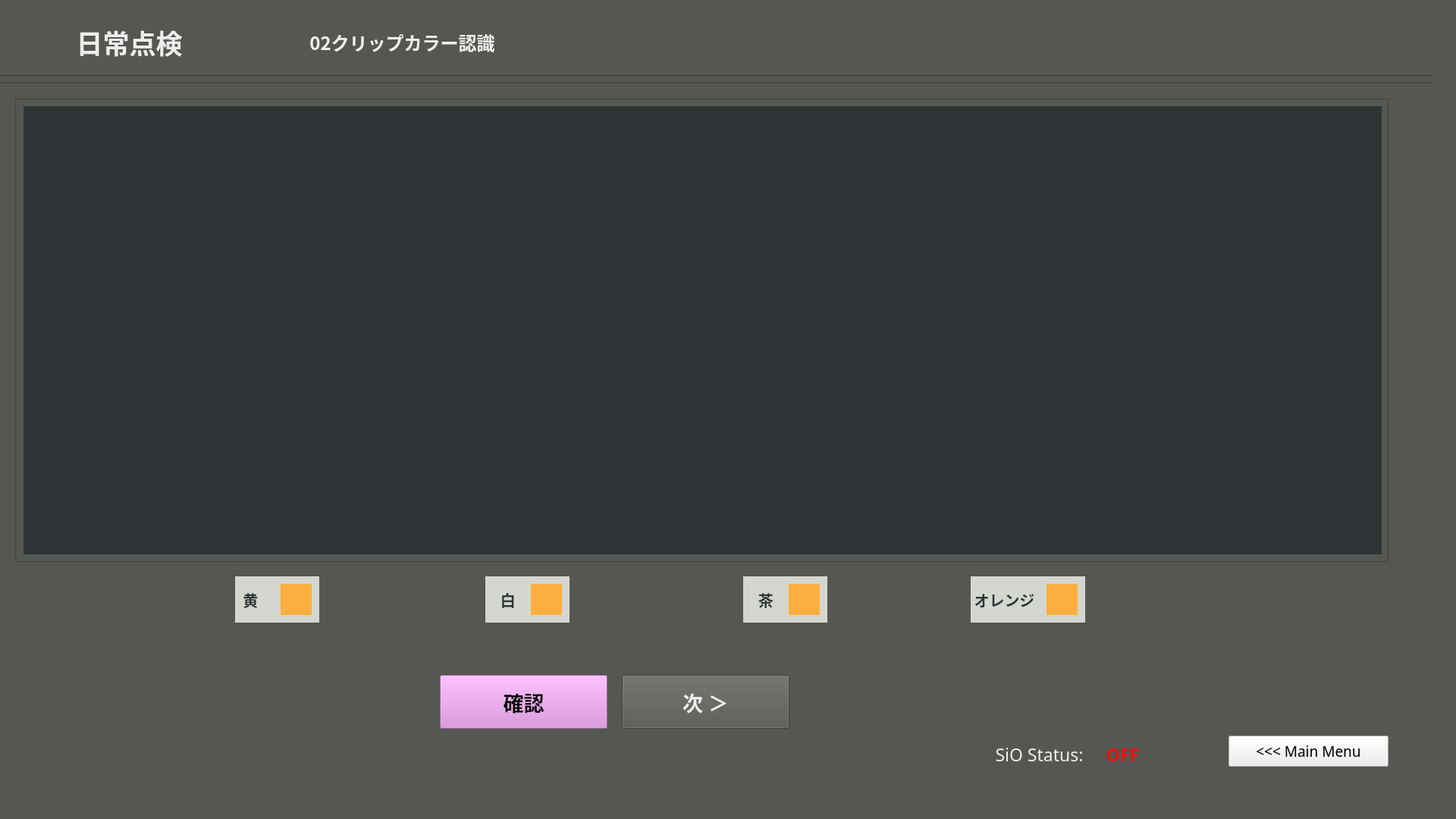
<?xml version="1.0" encoding="UTF-8"?>
<ui version="4.0">
 <class>dailytenken2_clipcolor</class>
 <widget class="QMainWindow" name="dailytenken2_clipcolor">
  <property name="enabled">
   <bool>true</bool>
  </property>
  <property name="geometry">
   <rect>
    <x>0</x>
    <y>0</y>
    <width>1920</width>
    <height>1080</height>
   </rect>
  </property>
  <property name="windowTitle">
   <string>MainWindow</string>
  </property>
  <property name="styleSheet">
   <string notr="true">background-color: rgb(85, 87, 83);</string>
  </property>
  <widget class="QWidget" name="dailytenken2_clipcolor_widget">
   <property name="enabled">
    <bool>true</bool>
   </property>
   <widget class="Line" name="line_1">
    <property name="geometry">
     <rect>
      <x>-10</x>
      <y>90</y>
      <width>1901</width>
      <height>20</height>
     </rect>
    </property>
    <property name="orientation">
     <enum>Qt::Horizontal</enum>
    </property>
   </widget>
   <widget class="Line" name="line_2">
    <property name="geometry">
     <rect>
      <x>-10</x>
      <y>100</y>
      <width>1901</width>
      <height>20</height>
     </rect>
    </property>
    <property name="orientation">
     <enum>Qt::Horizontal</enum>
    </property>
   </widget>
   <widget class="QFrame" name="frame">
    <property name="geometry">
     <rect>
      <x>20</x>
      <y>130</y>
      <width>1811</width>
      <height>611</height>
     </rect>
    </property>
    <property name="frameShape">
     <enum>QFrame::StyledPanel</enum>
    </property>
    <property name="frameShadow">
     <enum>QFrame::Raised</enum>
    </property>
    <widget class="QLabel" name="cameraFrame">
     <property name="geometry">
      <rect>
       <x>11</x>
       <y>10</y>
       <width>1791</width>
       <height>591</height>
      </rect>
     </property>
     <property name="styleSheet">
      <string notr="true">background-color: rgb(46, 52, 54);</string>
     </property>
     <property name="text">
      <string/>
     </property>
     <property name="alignment">
      <set>Qt::AlignCenter</set>
     </property>
    </widget>
    <widget class="QPushButton" name="rekensaButton">
     <property name="geometry">
      <rect>
       <x>260</x>
       <y>500</y>
       <width>91</width>
       <height>71</height>
      </rect>
     </property>
     <property name="font">
      <font>
       <family>Ubuntu Mono</family>
       <pointsize>13</pointsize>
       <weight>75</weight>
       <italic>false</italic>
       <bold>true</bold>
       <stylestrategy>PreferAntialias</stylestrategy>
      </font>
     </property>
     <property name="autoFillBackground">
      <bool>false</bool>
     </property>
     <property name="styleSheet">
      <string notr="true">color: rgb(238, 238, 236);
background-color: rgb(117, 80, 123);</string>
     </property>
     <property name="text">
      <string>検査
やり直し</string>
     </property>
     <property name="checkable">
      <bool>false</bool>
     </property>
    </widget>
    <widget class="QPushButton" name="delwarpbutton">
     <property name="geometry">
      <rect>
       <x>770</x>
       <y>510</y>
       <width>181</width>
       <height>51</height>
      </rect>
     </property>
     <property name="font">
      <font>
       <family>Ubuntu Mono</family>
       <pointsize>11</pointsize>
       <weight>75</weight>
       <italic>false</italic>
       <bold>true</bold>
       <stylestrategy>PreferAntialias</stylestrategy>
      </font>
     </property>
     <property name="autoFillBackground">
      <bool>false</bool>
     </property>
     <property name="styleSheet">
      <string notr="true">background-color: rgb(164, 0, 0);</string>
     </property>
     <property name="text">
      <string>パースワープパラム削除 
Del Warp Parm</string>
     </property>
     <property name="checkable">
      <bool>false</bool>
     </property>
    </widget>
    <widget class="QPushButton" name="savewarpbutton">
     <property name="geometry">
      <rect>
       <x>580</x>
       <y>510</y>
       <width>181</width>
       <height>51</height>
      </rect>
     </property>
     <property name="font">
      <font>
       <family>Ubuntu Mono</family>
       <pointsize>11</pointsize>
       <weight>75</weight>
       <italic>false</italic>
       <bold>true</bold>
       <stylestrategy>PreferAntialias</stylestrategy>
      </font>
     </property>
     <property name="autoFillBackground">
      <bool>false</bool>
     </property>
     <property name="styleSheet">
      <string notr="true">color: rgb(238, 238, 236);</string>
     </property>
     <property name="text">
      <string>パースワープパラム保存 
Save Warp Parm</string>
     </property>
     <property name="checkable">
      <bool>false</bool>
     </property>
    </widget>
    <widget class="QLabel" name="rtwarpcolor">
     <property name="geometry">
      <rect>
       <x>440</x>
       <y>490</y>
       <width>121</width>
       <height>20</height>
      </rect>
     </property>
     <property name="font">
      <font>
       <family>Ubuntu Mono</family>
       <pointsize>15</pointsize>
       <weight>75</weight>
       <bold>true</bold>
      </font>
     </property>
     <property name="styleSheet">
      <string notr="true">background-color: rgb(255, 0, 0);</string>
     </property>
     <property name="text">
      <string/>
     </property>
     <property name="alignment">
      <set>Qt::AlignLeading|Qt::AlignLeft|Qt::AlignVCenter</set>
     </property>
    </widget>
    <widget class="QPushButton" name="rtwarpbutton">
     <property name="geometry">
      <rect>
       <x>440</x>
       <y>510</y>
       <width>121</width>
       <height>51</height>
      </rect>
     </property>
     <property name="font">
      <font>
       <family>Ubuntu Mono</family>
       <pointsize>11</pointsize>
       <weight>75</weight>
       <italic>false</italic>
       <bold>true</bold>
       <stylestrategy>PreferAntialias</stylestrategy>
      </font>
     </property>
     <property name="autoFillBackground">
      <bool>false</bool>
     </property>
     <property name="styleSheet">
      <string notr="true">color: rgb(238, 238, 236);</string>
     </property>
     <property name="text">
      <string>継続ワープ 
RT Pers.Warp</string>
     </property>
     <property name="checkable">
      <bool>false</bool>
     </property>
    </widget>
    <widget class="QPushButton" name="quitbutton">
     <property name="geometry">
      <rect>
       <x>1560</x>
       <y>530</y>
       <width>211</width>
       <height>41</height>
      </rect>
     </property>
     <property name="font">
      <font>
       <family>Ubuntu Mono</family>
       <pointsize>14</pointsize>
      </font>
     </property>
     <property name="styleSheet">
      <string notr="true">background-color: rgb(238, 238, 236);</string>
     </property>
     <property name="text">
      <string>Quit</string>
     </property>
    </widget>
    <zorder>quitbutton</zorder>
    <zorder>rtwarpbutton</zorder>
    <zorder>delwarpbutton</zorder>
    <zorder>rtwarpcolor</zorder>
    <zorder>savewarpbutton</zorder>
    <zorder>rekensaButton</zorder>
    <zorder>cameraFrame</zorder>
   </widget>
   <widget class="QPushButton" name="mainmenubutton">
    <property name="geometry">
     <rect>
      <x>1620</x>
      <y>970</y>
      <width>211</width>
      <height>41</height>
     </rect>
    </property>
    <property name="font">
     <font>
      <family>Ubuntu Mono</family>
      <pointsize>14</pointsize>
     </font>
    </property>
    <property name="styleSheet">
     <string notr="true">background-color: rgb(238, 238, 236);</string>
    </property>
    <property name="text">
     <string>&lt;&lt;&lt; Main Menu</string>
    </property>
   </widget>
   <widget class="QLabel" name="partlabel_2">
    <property name="geometry">
     <rect>
      <x>10</x>
      <y>20</y>
      <width>321</width>
      <height>71</height>
     </rect>
    </property>
    <property name="font">
     <font>
      <family>Ubuntu Mono</family>
      <pointsize>26</pointsize>
      <weight>75</weight>
      <bold>true</bold>
     </font>
    </property>
    <property name="styleSheet">
     <string notr="true">color: rgb(238, 238, 236);</string>
    </property>
    <property name="text">
     <string>日常点検</string>
    </property>
    <property name="alignment">
     <set>Qt::AlignCenter</set>
    </property>
   </widget>
   <widget class="QLabel" name="P1label">
    <property name="geometry">
     <rect>
      <x>310</x>
      <y>760</y>
      <width>111</width>
      <height>61</height>
     </rect>
    </property>
    <property name="font">
     <font>
      <family>Ubuntu Mono</family>
      <pointsize>15</pointsize>
      <weight>75</weight>
      <bold>true</bold>
     </font>
    </property>
    <property name="styleSheet">
     <string notr="true">color: rgb(46, 52, 54);
background-color: rgb(211, 215, 207);</string>
    </property>
    <property name="text">
     <string>  黄</string>
    </property>
    <property name="alignment">
     <set>Qt::AlignLeading|Qt::AlignLeft|Qt::AlignVCenter</set>
    </property>
   </widget>
   <widget class="QLabel" name="P1color">
    <property name="geometry">
     <rect>
      <x>370</x>
      <y>770</y>
      <width>41</width>
      <height>41</height>
     </rect>
    </property>
    <property name="font">
     <font>
      <family>Ubuntu Mono</family>
      <pointsize>15</pointsize>
      <weight>75</weight>
      <bold>true</bold>
     </font>
    </property>
    <property name="styleSheet">
     <string notr="true">background-color: rgb(252, 175, 62);</string>
    </property>
    <property name="text">
     <string/>
    </property>
    <property name="alignment">
     <set>Qt::AlignLeading|Qt::AlignLeft|Qt::AlignVCenter</set>
    </property>
   </widget>
   <widget class="QLabel" name="P2color">
    <property name="geometry">
     <rect>
      <x>700</x>
      <y>770</y>
      <width>41</width>
      <height>41</height>
     </rect>
    </property>
    <property name="font">
     <font>
      <family>Ubuntu Mono</family>
      <pointsize>15</pointsize>
      <weight>75</weight>
      <bold>true</bold>
     </font>
    </property>
    <property name="styleSheet">
     <string notr="true">background-color: rgb(252, 175, 62);</string>
    </property>
    <property name="text">
     <string/>
    </property>
    <property name="alignment">
     <set>Qt::AlignLeading|Qt::AlignLeft|Qt::AlignVCenter</set>
    </property>
   </widget>
   <widget class="QLabel" name="P2label">
    <property name="geometry">
     <rect>
      <x>640</x>
      <y>760</y>
      <width>111</width>
      <height>61</height>
     </rect>
    </property>
    <property name="font">
     <font>
      <family>Ubuntu Mono</family>
      <pointsize>15</pointsize>
      <weight>75</weight>
      <bold>true</bold>
     </font>
    </property>
    <property name="styleSheet">
     <string notr="true">color: rgb(46, 52, 54);
background-color: rgb(211, 215, 207);</string>
    </property>
    <property name="text">
     <string>　白</string>
    </property>
    <property name="alignment">
     <set>Qt::AlignLeading|Qt::AlignLeft|Qt::AlignVCenter</set>
    </property>
   </widget>
   <widget class="QPushButton" name="nextButton">
    <property name="geometry">
     <rect>
      <x>820</x>
      <y>890</y>
      <width>221</width>
      <height>71</height>
     </rect>
    </property>
    <property name="font">
     <font>
      <family>Ubuntu Mono</family>
      <pointsize>20</pointsize>
      <weight>75</weight>
      <italic>false</italic>
      <bold>true</bold>
      <stylestrategy>PreferAntialias</stylestrategy>
     </font>
    </property>
    <property name="autoFillBackground">
     <bool>false</bool>
    </property>
    <property name="styleSheet">
     <string notr="true">color: rgb(238, 238, 236);</string>
    </property>
    <property name="text">
     <string>次 ＞</string>
    </property>
    <property name="checkable">
     <bool>false</bool>
    </property>
   </widget>
   <widget class="QLabel" name="status_sio">
    <property name="geometry">
     <rect>
      <x>1450</x>
      <y>970</y>
      <width>61</width>
      <height>41</height>
     </rect>
    </property>
    <property name="font">
     <font>
      <family>Ubuntu Mono</family>
      <pointsize>17</pointsize>
      <weight>75</weight>
      <bold>true</bold>
      <underline>false</underline>
     </font>
    </property>
    <property name="styleSheet">
     <string notr="true">color: rgb(238, 15, 15);</string>
    </property>
    <property name="text">
     <string>OFF</string>
    </property>
    <property name="alignment">
     <set>Qt::AlignBottom|Qt::AlignHCenter</set>
    </property>
   </widget>
   <widget class="QLabel" name="label_5">
    <property name="geometry">
     <rect>
      <x>1300</x>
      <y>970</y>
      <width>141</width>
      <height>41</height>
     </rect>
    </property>
    <property name="font">
     <font>
      <family>Ubuntu Mono</family>
      <pointsize>17</pointsize>
      <weight>50</weight>
      <bold>false</bold>
      <underline>false</underline>
     </font>
    </property>
    <property name="styleSheet">
     <string notr="true">color: rgb(238, 238, 236);</string>
    </property>
    <property name="text">
     <string>SiO Status:</string>
    </property>
    <property name="alignment">
     <set>Qt::AlignBottom|Qt::AlignHCenter</set>
    </property>
   </widget>
   <widget class="QLabel" name="partlabel_3">
    <property name="geometry">
     <rect>
      <x>370</x>
      <y>20</y>
      <width>321</width>
      <height>71</height>
     </rect>
    </property>
    <property name="font">
     <font>
      <family>Ubuntu Mono</family>
      <pointsize>18</pointsize>
      <weight>75</weight>
      <bold>true</bold>
     </font>
    </property>
    <property name="styleSheet">
     <string notr="true">color: rgb(238, 238, 236);</string>
    </property>
    <property name="text">
     <string>02クリップカラー認識</string>
    </property>
    <property name="alignment">
     <set>Qt::AlignCenter</set>
    </property>
   </widget>
   <widget class="QLabel" name="P3label">
    <property name="geometry">
     <rect>
      <x>980</x>
      <y>760</y>
      <width>111</width>
      <height>61</height>
     </rect>
    </property>
    <property name="font">
     <font>
      <family>Ubuntu Mono</family>
      <pointsize>15</pointsize>
      <weight>75</weight>
      <bold>true</bold>
     </font>
    </property>
    <property name="styleSheet">
     <string notr="true">color: rgb(46, 52, 54);
background-color: rgb(211, 215, 207);</string>
    </property>
    <property name="text">
     <string>　茶</string>
    </property>
    <property name="alignment">
     <set>Qt::AlignLeading|Qt::AlignLeft|Qt::AlignVCenter</set>
    </property>
   </widget>
   <widget class="QLabel" name="P3color">
    <property name="geometry">
     <rect>
      <x>1040</x>
      <y>770</y>
      <width>41</width>
      <height>41</height>
     </rect>
    </property>
    <property name="font">
     <font>
      <family>Ubuntu Mono</family>
      <pointsize>15</pointsize>
      <weight>75</weight>
      <bold>true</bold>
     </font>
    </property>
    <property name="styleSheet">
     <string notr="true">background-color: rgb(252, 175, 62);</string>
    </property>
    <property name="text">
     <string/>
    </property>
    <property name="alignment">
     <set>Qt::AlignLeading|Qt::AlignLeft|Qt::AlignVCenter</set>
    </property>
   </widget>
   <widget class="QLabel" name="P4label">
    <property name="geometry">
     <rect>
      <x>1280</x>
      <y>760</y>
      <width>151</width>
      <height>61</height>
     </rect>
    </property>
    <property name="font">
     <font>
      <family>Ubuntu Mono</family>
      <pointsize>15</pointsize>
      <weight>75</weight>
      <bold>true</bold>
     </font>
    </property>
    <property name="styleSheet">
     <string notr="true">color: rgb(46, 52, 54);
background-color: rgb(211, 215, 207);</string>
    </property>
    <property name="text">
     <string> オレンジ</string>
    </property>
    <property name="alignment">
     <set>Qt::AlignLeading|Qt::AlignLeft|Qt::AlignVCenter</set>
    </property>
   </widget>
   <widget class="QLabel" name="P4color">
    <property name="geometry">
     <rect>
      <x>1380</x>
      <y>770</y>
      <width>41</width>
      <height>41</height>
     </rect>
    </property>
    <property name="font">
     <font>
      <family>Ubuntu Mono</family>
      <pointsize>15</pointsize>
      <weight>75</weight>
      <bold>true</bold>
     </font>
    </property>
    <property name="styleSheet">
     <string notr="true">background-color: rgb(252, 175, 62);</string>
    </property>
    <property name="text">
     <string/>
    </property>
    <property name="alignment">
     <set>Qt::AlignLeading|Qt::AlignLeft|Qt::AlignVCenter</set>
    </property>
   </widget>
   <widget class="QPushButton" name="checkButton">
    <property name="geometry">
     <rect>
      <x>580</x>
      <y>890</y>
      <width>221</width>
      <height>71</height>
     </rect>
    </property>
    <property name="font">
     <font>
      <family>Ubuntu Mono</family>
      <pointsize>20</pointsize>
      <weight>75</weight>
      <italic>false</italic>
      <bold>true</bold>
      <stylestrategy>PreferAntialias</stylestrategy>
     </font>
    </property>
    <property name="autoFillBackground">
     <bool>false</bool>
    </property>
    <property name="styleSheet">
     <string notr="true">background-color: rgb(220, 138, 221);</string>
    </property>
    <property name="text">
     <string>確認</string>
    </property>
    <property name="checkable">
     <bool>false</bool>
    </property>
   </widget>
   <zorder>line_1</zorder>
   <zorder>line_2</zorder>
   <zorder>frame</zorder>
   <zorder>mainmenubutton</zorder>
   <zorder>partlabel_2</zorder>
   <zorder>P1label</zorder>
   <zorder>P1color</zorder>
   <zorder>P2label</zorder>
   <zorder>P2color</zorder>
   <zorder>nextButton</zorder>
   <zorder>status_sio</zorder>
   <zorder>label_5</zorder>
   <zorder>partlabel_3</zorder>
   <zorder>P3label</zorder>
   <zorder>P3color</zorder>
   <zorder>P4label</zorder>
   <zorder>P4color</zorder>
   <zorder>checkButton</zorder>
  </widget>
  <widget class="QMenuBar" name="menubar">
   <property name="geometry">
    <rect>
     <x>0</x>
     <y>0</y>
     <width>1920</width>
     <height>22</height>
    </rect>
   </property>
  </widget>
  <widget class="QStatusBar" name="statusbar"/>
 </widget>
 <resources/>
 <connections/>
</ui>
